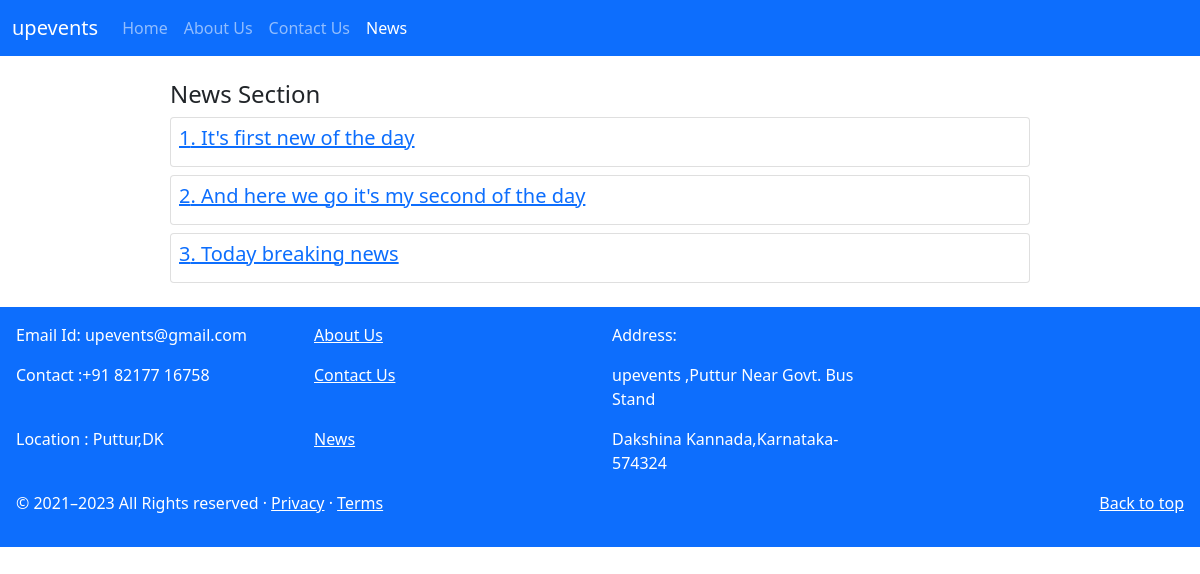
/newslist/, run on an earlier commit of the app's database.
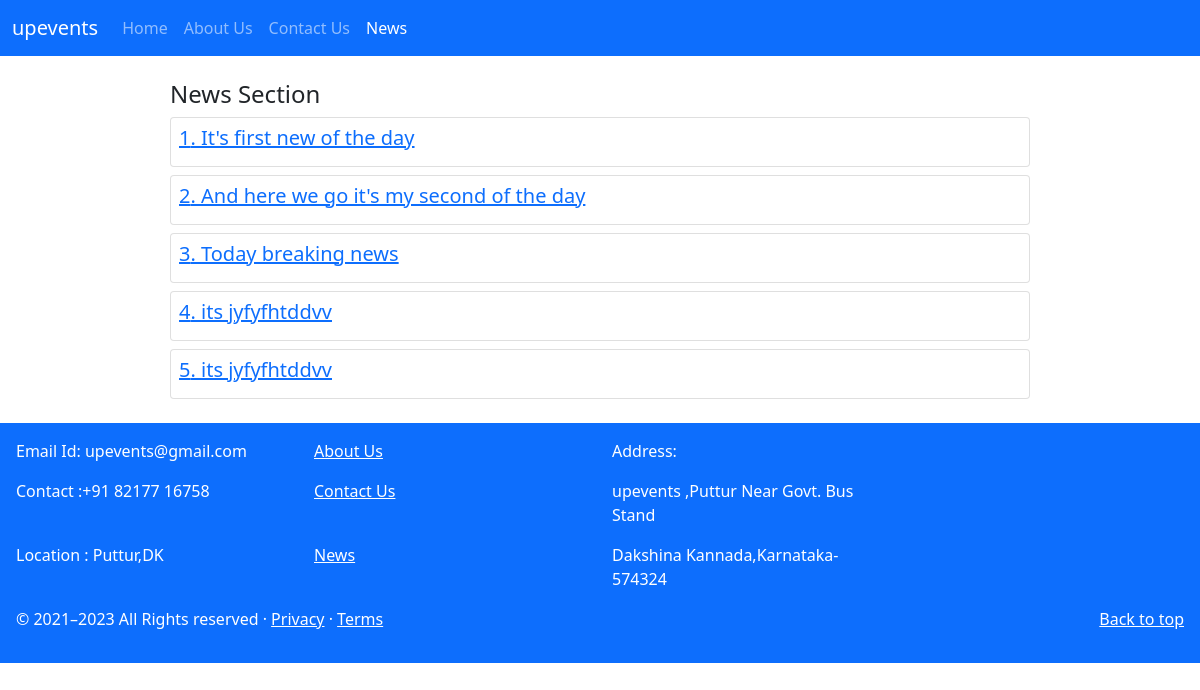
And on a later commit of the database.
### organiser/models.py (models this page shows, shortened)
class News(models.Model):
    news_id = models.AutoField(primary_key=True)
    news_title = models.CharField(max_length=50)
    pub_date = models.DateField(default=date.today(),null=True)
    image = models.ImageField(upload_to='organiser/images', default="")
    desc = models.TextField(max_length=5000, default="" )

### upevent/views.py (the view)
# urls.py: path('newslist/',views.newslist,name='newslist'),
def newslist(request):
    news_obj=News.objects.all
    return render(request,'upevents/newslist.html',{'news_obj':news_obj})

### upevent/templates/upevents/newslist.html (shortened to what this page needs)
{% extends 'user/basic.html' %}
 {% block newsactive %} active {% endblock newsactive %}
 {% block body %}
 <div class="container m-4 mx-auto">
    <h4 class="mt-4 px-2">News Section</h4>
     {% for news in news_obj %}
     <div class="card p-2 m-2">
       <h5><a href="/news/{{news.news_id}}">{{news.news_id}}. {{news.news_title}}</a></h5>
     </div>
     {% endfor %}
    </div>
 {% endblock body %}

What changed in the data, as far as the page shows it:
added News: news_id "4", news_title "its jyfyfhtddvv"
added News: news_id "5", news_title "its jyfyfhtddvv"
